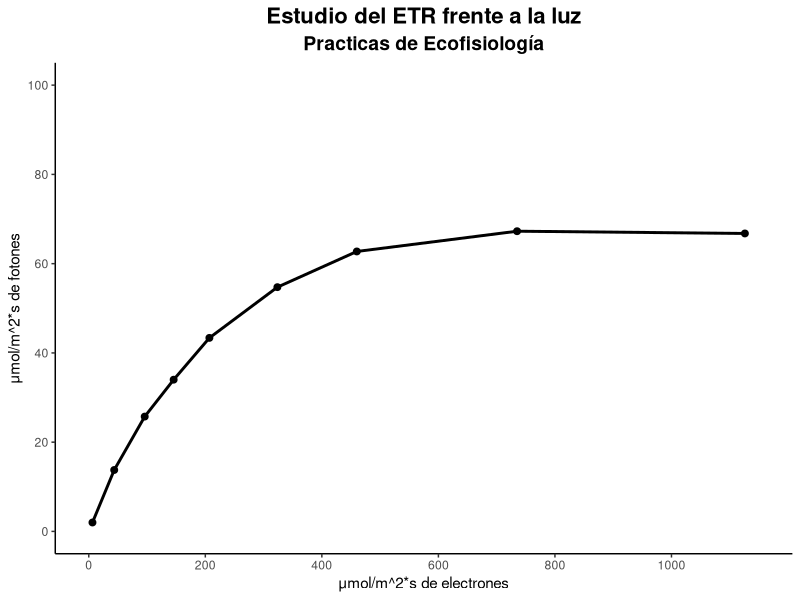
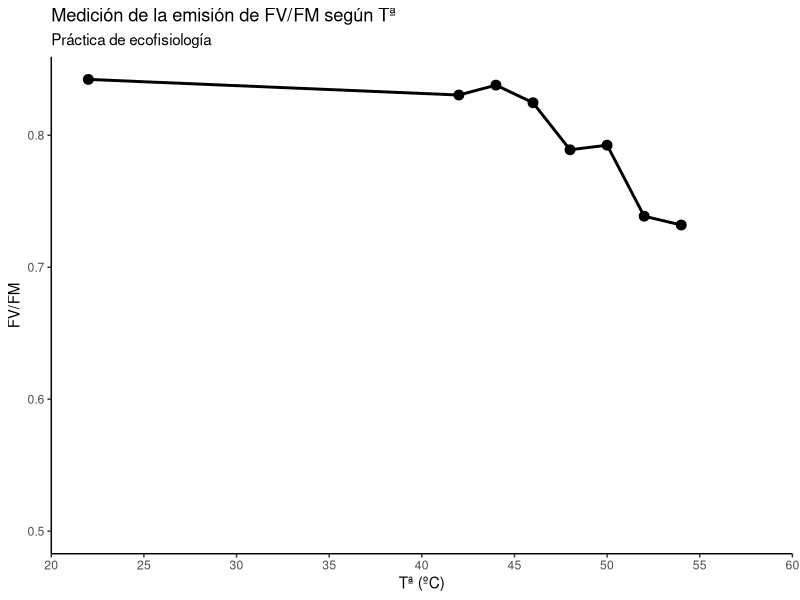
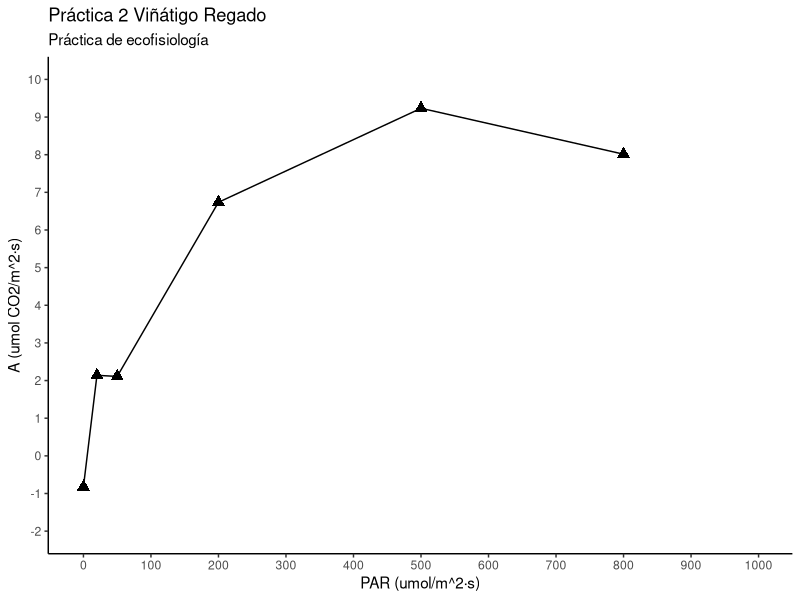
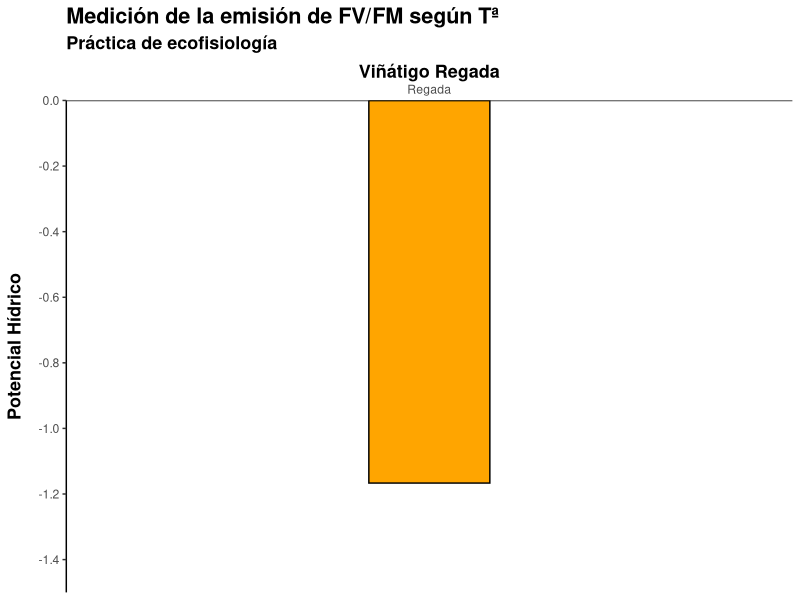
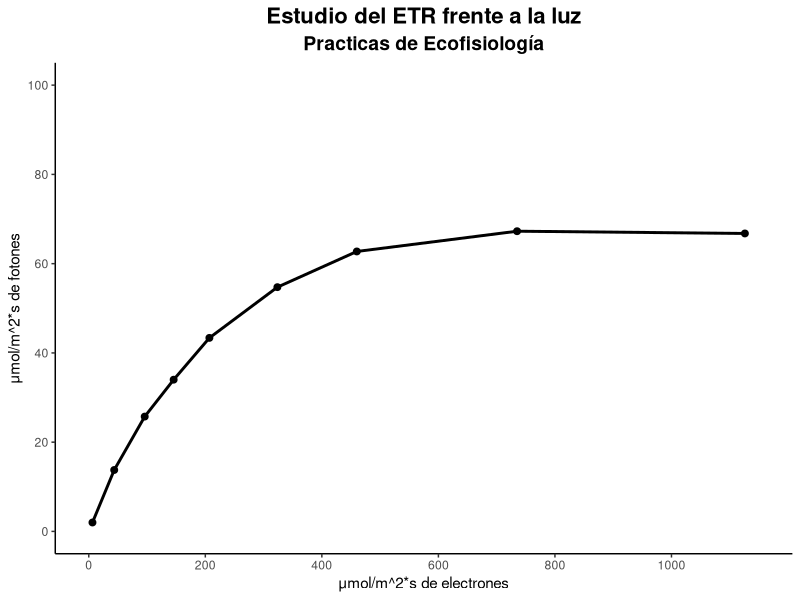
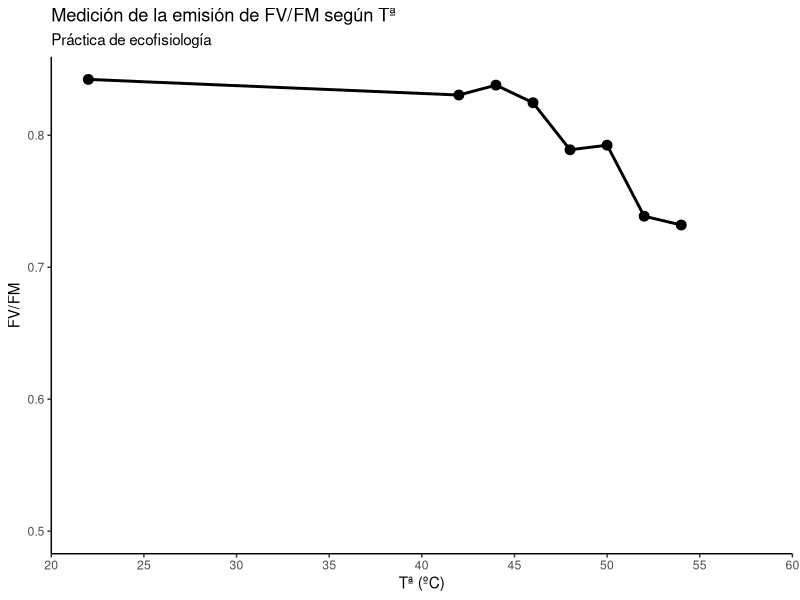
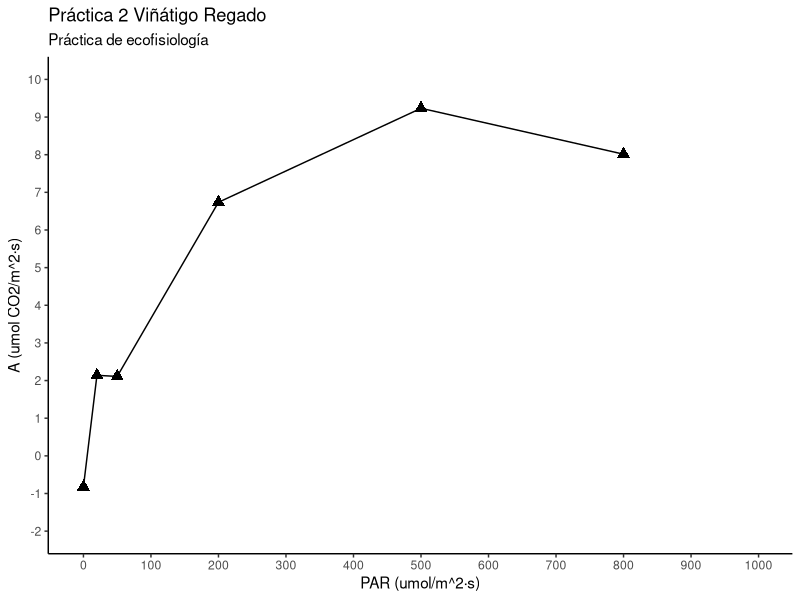
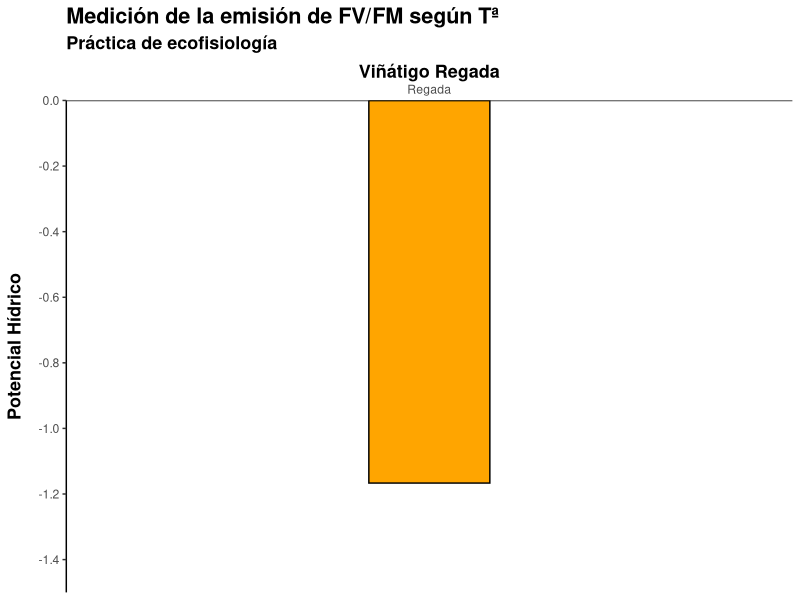

Write the R code that produced these figures, in order.
################################################################################
######################## Prácticas de ecofisiología ############################
################################################################################

library(tidyverse)
## 1) de Prunus lusitanica, interpolarización entre el ETR trans_
##    porte de electrones, y la luz en el eje x.


# Vectores para el calculo del ETR medio para 3 mediciones (3 hojas distintas):

# Vectores para el cálculo de la media de la luz de 3 mediciones --> 
vector_1 <- c(13,51,106,160,223,345,486,771,1165)
vector_2 <-  c(4,42,94,145,206,323,460,732,1133)
vector_3 <- c(2,38,88,132,192,303,434,702,1080)

vector_tot_L <- vector_1 + vector_2 + vector_3 # Esto sirve como aprendizaje, al sumar vectores, se suman linealmente, el de la posicion 1 se suma con el 1 del otro, hasta el final 
vect_media_L <- vector_tot_L/3 # Luego a la suma de esos vectores, al dividirlos "vector/x", x divide desdel el primer valor hasta el último por separados 

# Cálculo respectivo de 3 mediciones de ETR --> 
vector_1_ <- c(4.2,16.2,29.9,42.3,55.1,71.7,83.4,90.01,88.5)
vect_2_ <- c(1.2,13.1,24.9,30.4,36.7,43.9,48.7,50.9,50.9)
vect_3_ <- c(0.6,12,22.4,29.3,38.3,48.6,56.1,60.9,60.9)

vector_tot_ETR <- vector_1_ +vect_2_ +vect_3_
vector_media_ETR <- vector_tot_ETR/3

# Data frame para la gráfica de ETR/luz

etr <- data.frame(luz = vect_media_L,
                  etr = vector_media_ETR)

etr %>% 
  ggplot(aes(luz, etr)) +
  geom_point(size=2) +
  geom_line(size=1) +
  scale_x_continuous(limits = c(0,1150),
                     breaks = seq(0,1150, 200)) +
  scale_y_continuous(limits = c(0,100),
                     breaks = seq(0,100, 20)) +
  theme_classic() +
  labs(title = "Estudio del ETR frente a la luz",
       subtitle = "Practicas de Ecofisiología",
       x = "μmol/m^2*s de electrones",
       y = "μmol/m^2*s de fotones") +
  theme(
    plot.title = element_text(size=16, hjust = .5, face = "bold"),
    plot.subtitle = element_text(size=14, hjust = .5, face = "bold")
  )

ggsave("results/plots/ecofisiologia/prunus1.png",
      width = 7, 
      height = 4.5)


########## 2) parte de la practica: sometimiento de las plantas a distintas 
##########    temperaturas para el estudio de su FV/FM parametro de fluorescencia

# vector para la media de los parametros de FV/FM


fvfm1 <- c(.841,.820,.838,.819, NA ,.755,.760,.733)
fvfm2 <- c(.843,.841,.838,.828,.789,.830,.705,.712)
fvfm3 <- c(.843, NA , NA, .827, NA , NA ,.751,0.751)
muestra <- c("muestra1","muestra2","muestra3","muestra4",
             "muestra5","muestra6","muestra7","muestra8")
temp <- c(22,42,44,46,48,50,52,54)
df_fvfm <- tibble(fvfm1=fvfm1,
                  fvfm2=fvfm2,
                  fvfm3=fvfm3,
                  temp=temp,
                  muestra=muestra
                  ) %>% 
  pivot_longer(-muestra) %>%
  filter(name != "temp") %>% 
  group_by(muestra) %>%
  summarise(fvfm_media = mean(value, na.rm=T)) %>%
  mutate(temp=temp)

# Data frame de la segunda parte

df_fvfm %>% 
  ggplot(aes(temp, fvfm_media)) +
  geom_point(size=3) +
  geom_line(size=1) +
  scale_x_continuous(expand = expansion(0),
                     limits = c(20,60),
                     breaks = seq(0,60, 5)) +
  scale_y_continuous(limits = c(0.5,NA)) +
  theme_classic() +
  labs(title = "Medición de la emisión de FV/FM según Tª",
       subtitle = "Práctica de ecofisiología",
       x = "Tª (ºC)",
       y = "FV/FM")

ggsave("results/plots/ecofisiologia/prunus2.png",
       width = 7, 
       height = 4)


#----------------------------------------------------------------#
#                         Practica de 2                          #
#----------------------------------------------------------------#

## Parte 1

v1 <- c(-.86,.54,1.41,7.21,8.82,7.71)
v2 <- c(-.49,3.74,3.49,6.49,7.43,9.25)
v3 <- c(-1.12,NA,1.43,6.51,11.45,7.08)
par <- c(0,20,50,200,500,800)
muestra <- c("muestra1","muestra2","muestra3",
             "muestra4","muestra5","muestra6")

asim_co2 <- tibble(v1=v1,
                  v2=v2,
                  v3=v3,
                  par=par,
                  muestra=muestra
) %>% 
  pivot_longer(-muestra) %>%
  filter(name != "par") %>% 
  group_by(muestra) %>%
  summarise(asim_co2_media = mean(value, na.rm=T)) %>%
  mutate(par=par)


asim_co2 %>% 
  ggplot(aes(par,asim_co2_media)) +
  geom_point(shape = "triangle", size = 3) +
  geom_line() +
  scale_x_continuous(limits = c(-2,1000),
                     breaks = seq(0,1000, 100)) +
  scale_y_continuous(limits = c(-2,10),
                     breaks = seq(-2,10, 1)) +
  labs(title = "Práctica 2 Viñátigo Regado",
      subtitle = "Práctica de ecofisiología",
       x = "PAR (umol/m^2·s)",
       y = "A (umol CO2/m^2·s)") +
  theme(panel.background = element_blank(),
        axis.line = element_line())

ggsave("results/plots/ecofisiologia/vinatigo1.png",
       width = 7, 
       height = 4)


############# Parte 2

data_3_2 <- data.frame(
  regada_noregada = "Regada",
  Potencial_H = -1.166667)
(-1.1-1.2-1.2)/3
data_3_2 %>% 
  ggplot(aes(regada_noregada, Potencial_H)) +
  geom_bar(stat = "identity", width = .2, col = "black", fill = "orange") +
  geom_hline(yintercept = 0) +
  coord_cartesian(ylim = c(-1.5,0)) +
  scale_y_continuous(expand = expansion(0),
                     breaks = seq(0,-1.5,-.2)) +
  labs(title = "Medición de la emisión de FV/FM según Tª",
       subtitle = "Práctica de ecofisiología",
       y = "Potencial Hídrico",
       x = "Viñátigo Regada") +
  scale_x_discrete(position = "top") +
  theme(
    panel.background = element_blank(),
    axis.ticks.x = element_blank(),
    title = element_text(face = "bold", size = 13),
    axis.line.y = element_line(),
    axis.title = element_text(face = "bold", size = 13),
    axis.title.x = element_text(margin = margin(t = 10)),
    axis.title.y = element_text(margin = margin(r = 10)),
    )

ggsave("results/plots/ecofisiologia/inatigo3.png",
       width = 7, 
       height = 4)


